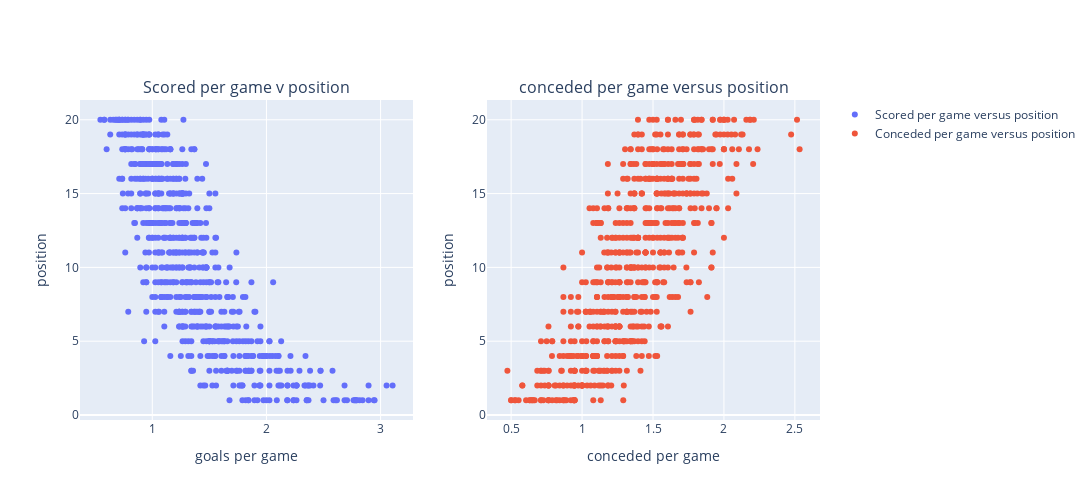

The notebook cell saved with this chart:
### Markdown cell above
Let's plot a scatter plot of goals per game versus position, and conceded per game versus position

### Code cell
scatter_plot_1 = go.Scatter(x=df['scored_PG'],y=df.index,name='Scored per game versus position',mode='markers')
scatter_plot_2 = go.Scatter(x=df['conceded_PG'],y=df.index,name='Conceded per game versus position',mode='markers')
fig = plotly.subplots.make_subplots(rows=1,cols=2,subplot_titles=['Scored per game v position','conceded per game versus position'])
fig.add_trace(
    scatter_plot_1,
    row=1,col=1
)
fig.add_trace(
    scatter_plot_2,
    row=1,col=2
)
fig.update_layout(height=500,width=1500)
fig.update_xaxes(title_text = 'goals per game',row=1,col=1)
fig.update_xaxes(title_text = 'conceded per game',row=1,col=2)
fig.update_yaxes(title_text = 'position')
fig.show()

### Figure 1 — Plotly figure (JSON) as saved in the notebook; plotly's stock layout.template omitted (floating-point values rounded to 4 significant figures; data arrays with more than 128 entries replaced by an {"elided": "..."} marker saying what was removed)
{"data": [{"mode": "markers", "name": "Scored per game versus position", "type": "scatter", "x": {"elided": "686 float values"}, "xaxis": "x", "y": {"elided": "686 int values"}, "yaxis": "y"}, {"mode": "markers", "name": "Conceded per game versus position", "type": "scatter", "x": {"elided": "686 float values"}, "xaxis": "x2", "y": {"elided": "686 int values"}, "yaxis": "y2"}], "layout": {"annotations": [{"font": {"size": 16}, "showarrow": false, "text": "Scored per game v position", "x": 0.225, "xanchor": "center", "xref": "paper", "y": 1, "yanchor": "bottom", "yref": "paper"}, {"font": {"size": 16}, "showarrow": false, "text": "conceded per game versus position", "x": 0.775, "xanchor": "center", "xref": "paper", "y": 1, "yanchor": "bottom", "yref": "paper"}], "height": 500, "width": 1500, "xaxis": {"anchor": "y", "domain": [0, 0.45], "title": {"text": "goals per game"}}, "xaxis2": {"anchor": "y2", "domain": [0.55, 1], "title": {"text": "conceded per game"}}, "yaxis": {"anchor": "x", "domain": [0, 1], "title": {"text": "position"}}, "yaxis2": {"anchor": "x2", "domain": [0, 1], "title": {"text": "position"}}}}
